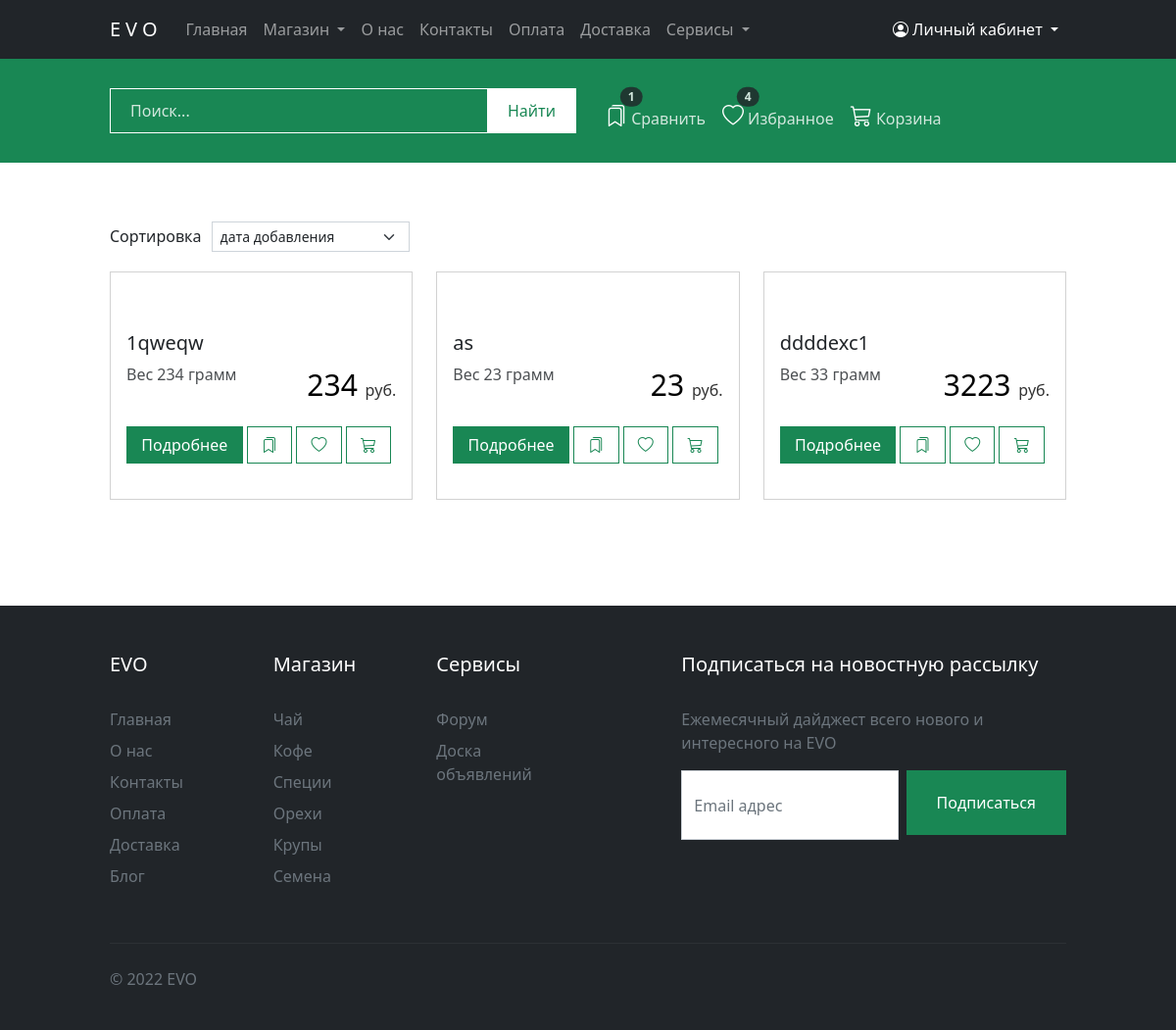
Page /catalog/coffee/ on the committed database.
### apps/core/models.py (models this page shows, shortened)
class Product(models.Model):
    class Meta:
        verbose_name = 'Товар'
        verbose_name_plural = 'Товары'
        index_together = (('id', 'slug'),)
        ordering = ('-created',)
    category = models.ForeignKey(Category, on_delete=models.CASCADE, related_name='products', verbose_name='Категория')
    name = models.CharField(max_length=50, db_index=True, verbose_name='Название')
    slug = models.SlugField(max_length=200, db_index=True, verbose_name="URL")
    desc = models.TextField(verbose_name='Описание')
    country = models.CharField(max_length=50, blank=True, null=True, default=None, verbose_name='Страна')
    town = models.CharField(max_length=50, blank=True, null=True, default=None, verbose_name='Город')
    year = models.CharField(max_length=50, blank=True, null=True, default=None, verbose_name='Год')
    volume = models.IntegerField(verbose_name='Вес, грамм')
    price = models.DecimalField(max_digits=10, decimal_places=0, verbose_name='Цена, руб')
    stock = models.PositiveIntegerField(verbose_name='Остаток на складе, штук')
    tag = models.CharField(max_length=100, blank=True, null=True, default=None, verbose_name='Метки')
    talk_forum = models.URLField(blank=True, null=True, default=None, verbose_name='Ссылка на форум')
    is_active = models.BooleanField(default=True, verbose_name="Активация товара")
    image = models.ImageField(upload_to='product/', verbose_name='Изображение обложки')
    created = models.DateTimeField(auto_now_add=True, verbose_name='Дата создания')
    updated = models.DateTimeField(auto_now=True, verbose_name='Дата изменения')

### apps/core/views.py (the view)
# urls.py: path('catalog/<slug:slug>/', views.CatalogView.as_view(), name='catalog'),
class CatalogView(ListView):
    model = Product
    template_name = 'core/catalog.html'
    def get_queryset(self):
        slug = self.kwargs['slug']
        object_list = Category.objects.get(slug=slug)
        object_list = object_list.products.filter(is_active=True)
        return object_list

### apps/cart/cart.py (called while the page is built)
    def __len__(self):
        return sum(item['quantity'] for item in self.cart.values())

### apps/cart/context_processors.py (called while the page is built)
def cart(request):
    return {'cart': Cart(request)}

### apps/templates/core/catalog.html (shortened to what this page needs)
{% extends 'layouts/base.html' %}
{% load static %}
{% block content %}
    <section id="prod" class="paddingTopBottom">
        <div class="container">
            <div class="row">
                <div class="col-md-4">
                    {% if object_list %}
                    <div class="sort"><span>Сортировка</span>
                        <select class="form-select form-select-sm" aria-label="Сортировать">
                            <option selected>дата добавления</option>
                        </select>
                    </div>
                    {% endif %}
                </div>
            </div>
            <div class="row row-cols-1 row-cols-md-3 g-4">
                {% if object_list %}
                    {% for product in object_list %}
                        <div class="col">
                            <div class="card h-100">
                                {% if product.image %}
                                    <div class="fotorama" data-width="100%">
                                    </div>
                                {% else %}
                                    <img src="{% static 'img/noimg.jpg' %}" alt="No image">
                                {% endif %}
                                <div class="card-body">
                                    <h5 class="card-title"><a href="{% url 'product' product.slug %}"
                                                              class="link-dark">{{ product.name }}</a></h5>
                                    <div class="volume"><span class="text">Вес {{ product.volume }} грамм</span></div>
                                    <div class="price float-end">{{ product.price }} <span class="text">руб.</span></div>
                                    <div class="btn-group" role="group">
                                        <a type="button" class="btn btn-success" href="{% url 'product' product.slug %}">Подробнее</a>
                                        <a type="button" class="btn btn-outline-success"><i class="bi bi-bookmarks"></i></a>
                                        <a type="button" class="btn btn-outline-success"><i class="bi bi-heart"></i></a>
                                        <a type="button" class="btn btn-outline-success"><i class="bi bi-cart3"></i></a>
                                    </div>
                                </div>
                            </div>
                        </div>
                    {% endfor %}
                {% else %}
                    <p>Товаров нет</p>
                {% endif %}
            </div>
        </div>
    </section>
{% endblock %}

### apps/static/css/style.css (style rules this page uses)
:root { --color-accent: #198754; }
@media (min-width: 1000px) { .container { max-width: 1000px; } }
h1, .h2, .h3, .h4, .h5, .h6, h1, h2, h3, h4, h5, h6 { margin-bottom: 2rem; }
.text, #home-tab-pane { opacity: .8; }
a, .btn-link { color: var(--color-accent); }
*, .rounded-3 { -webkit-border-radius: 0 !important; -moz-border-radius: 0 !important; border-radius: 0 !important; }
.paddingTopBottom { padding-top: 5%; padding-bottom: 5%; }
#prod .card-body .btn-group { margin-top: 20px; width: 100%; margin-bottom: 20px; }
#prod .btn-group a { margin-right: 5px; }
#prod .card-body a { text-decoration: none; }
#prod .price { font-size: 30px; color: black; opacity: 1; }
#prod .price span { font-size: initial; }
#prod .btn-group { margin-bottom: 20px; }
#prod .volume { display: inline-block; }
#prod .fotorama { margin-bottom: 20px; }
#prod .sort { margin-bottom: 20px; }
#prod .sort span { float: left; margin: 3px 10px 0 0; }
#prod .sort select { display: inline-block; width: auto; }

### rows in the picture
Product: name "1qweqw", volume "234", price "234"
Product: name "as", volume "23", price "23"
Product: name "ddddexc1", volume "33", price "3223"
